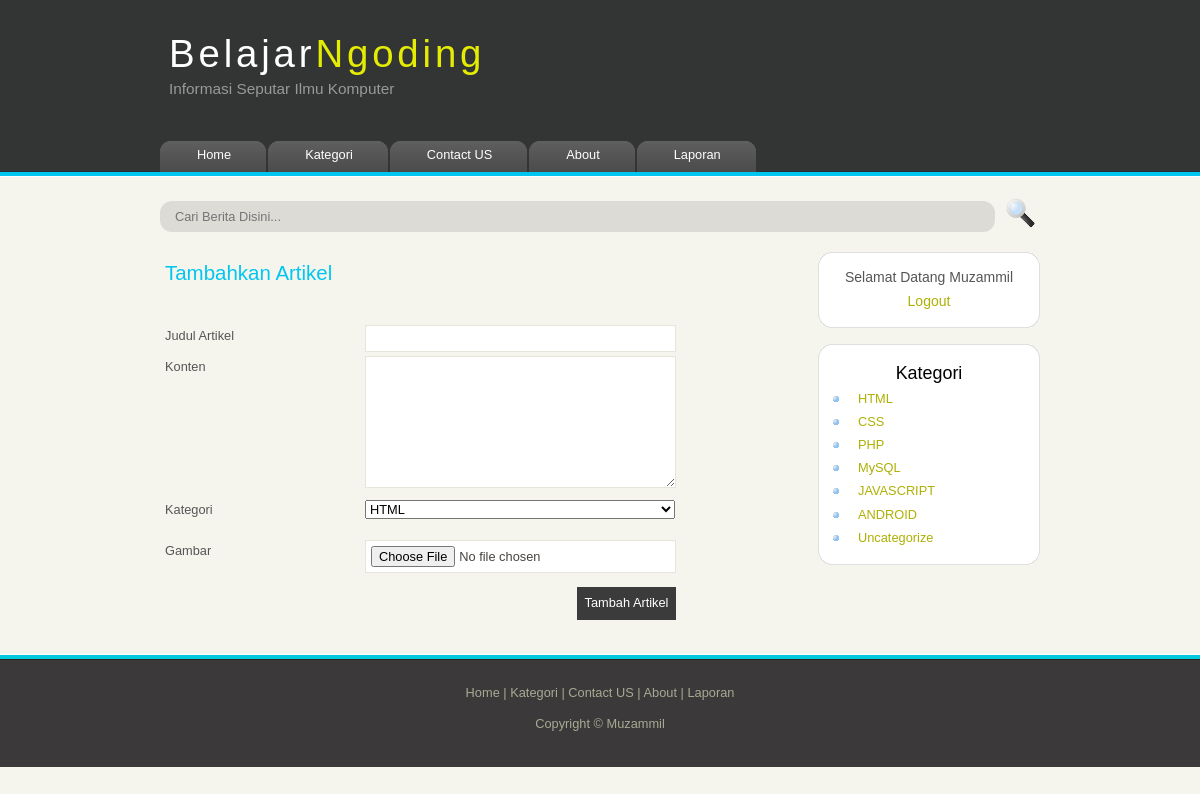
The page /add.php (signed in) on the database its author committed.
### tables this page shows
CREATE TABLE `kategori` (
  `no` int(11) NOT NULL,
  `nama_kategori` varchar(30) NOT NULL
);

### function/kategori.php (called while the page is built, shortened)
<?php
function tampilkan_kategori(){
  $query = "SELECT * from kategori";
  return result($query);
}
?>

### function/blog.php (called while the page is built, shortened)
<?php
function result($query){
  global $link;
  if($result = mysqli_query($link,$query) or die ('gagal tampil data')){
    return $result;
  }
}
?>

### add.php (the view, shortened to what this page needs)
<?php
$combo_kategori = tampilkan_kategori();
require "template/header.php";
require "template/sidebar.php";
?>
        <div id="content">
          <h2>Tambahkan Artikel</h2><br>
          <form action="" method="post" enctype="multipart/form-data">
            <div class="form_settings">
            <p><span>Judul Artikel</span>
            <input type="text" name="judul" value=""></p>
            <p><span>Konten</span>
            <textarea name="konten" rows="8" cols="40"></textarea></p>
            <p><span>Kategori</span>
              <select name="tag">
                <?php while($row = mysqli_fetch_assoc($combo_kategori)):?>
                  <option><?= $row['nama_kategori']; ?></option>
                <?php endwhile; ?>
              </select>
            </p><br>
            <p>
              <span>Gambar</span>
              <input type="file" name="gambar"/>
            </p>
            <p style="padding-top: 10px"><span>&nbsp;</span><input class="submit" type="submit" name="submit" value="Tambah Artikel" /></p>
            </div>
          </form>
        </div>
    </div>
<?php
require "template/footer.php";
?>

### template/sidebar.php (shortened to what this page needs)
 <div id="site_content">
   <form method="get" action="search.php" id="search_form">
     <input class="search" type="text" name="cari" value="" placeholder="Cari Berita Disini..."/>
     <input name="search" type="image" style="border: 0; margin: 0 0 -9px 5px;" src="template/style/search.png" alt="Search" title="Search" />
</form>
   <div id="sidebar_container">
     <div class="sidebar">
       <div class="sidebar_top"></div>
       <div class="sidebar_item">
         <?php if($login == true): ?>
           <p id="login">
             selamat datang <?= $_SESSION['user']; ?><br>
             <a href="logout.php">Logout</a>
           </p>
         <?php endif; ?>
       </div>
       <div class="sidebar_base"></div>
     </div>
     <div class="sidebar">
       <div class="sidebar_top"></div>
       <div class="sidebar_item">
         <h3>Kategori</h3>
         <ul>
           <?php while($row = mysqli_fetch_assoc($kategori)):?>
             <li><a href="view.php?cat=<?= $row['nama_kategori']; ?>"><?= $row['nama_kategori']; ?></a></li>
           <?php endwhile; ?>
         </ul>
       </div>
       <div class="sidebar_base"></div>
     </div>
   </div>

### template/style/style.css (style rules this page uses)
html { height: 100%; }
* { margin: 0; padding: 0; }
body { font: normal .80em 'trebuchet ms', arial, sans-serif; background: #F5F5EE; color: #555; }
p { padding: 0 0 15px 0; line-height: 1.7em; }
h1, h2, h3, h4, h5, h6 { color: #362C20; letter-spacing: 0em; padding: 0 0 5px 0; }
h1, h2, h3 { font: normal 170% 'century gothic', arial; margin: 0 0 5px 0; padding: 15px 0 5px 0; color: #000; }
h2 { font-size: 160%; padding: 9px 0 5px 0; color: rgb(0, 198, 240); }
h3 { font-size: 140%; padding: 5px 0 0 0; }
a, a:hover { outline: none; text-decoration: none; color: #AEB002; }
ul { margin: 2px 0 22px 17px; }
ul li { list-style-type: circle; margin: 0 0 6px 0; padding: 0 0 4px 5px; line-height: 1.5em; }
#main, #logo, #menubar, #site_content, #footer { margin-left: auto; margin-right: auto; }
#site_content { width: 880px; overflow: hidden; margin: 20px auto 0 auto; padding: 0 0 10px 0; }
#sidebar_container { float: right; width: 224px; }
.sidebar_top { width: 222px; height: 14px; background: transparent url(side_top.png) no-repeat; }
.sidebar_base { width: 222px; height: 14px; background: url(side_base.png) no-repeat; }
.sidebar { float: right; width: 222px; padding: 0; margin: 0 0 16px 0; }
.sidebar_item { background: url(side_back.png) repeat-y; padding: 0 15px; width: 192px; }
.sidebar h3 { text-align: center; }
.sidebar li a { list-style: none; }
.sidebar ul { margin: 0; }
#login { text-align: center; padding: 0 0 0 0; font-size: 14px; text-transform: capitalize; }
#content { text-align: justify; width: 620px; padding: 0 0 0 5px; float: left; }
#content ul li, .sidebar ul li { list-style-type: none; background: url(bullet.png) no-repeat; margin: 0 0 0 0; padding: 0 0 4px 25px; line-height: 1.5em; }
form { margin-bottom: 20px; }
.search { width:805px; padding:8px 15px; background:rgba(125, 117, 117, 0.2); border:0px solid #dbdbdb; border-radius: 12px; font: 100% arial, sans-serif; }
.form_settings { margin: 15px 0 0 0; }
.form_settings p { padding: 0 0 4px 0; }
.form_settings span { float: left; width: 200px; text-align: left; }
.form_settings input, .form_settings textarea { padding: 5px; width: 299px; font: 100% arial; border: 1px solid #E5E5DB; background: #FFF; color: #47433F; }
.form_settings .submit { font: 100% arial; border: 0; width: 99px; margin: 0 0 0 212px; height: 33px; padding: 2px 0 3px 0; cursor: pointer; background: #3B3B3B; color: #FFF; }
.form_settings textarea, .form_settings select { font: 100% arial; width: 299px; }
.form_settings select { width: 310px; }

### rows shown on the page
kategori: nama_kategori "HTML"
kategori: nama_kategori "CSS"
kategori: nama_kategori "PHP"
kategori: nama_kategori "MySQL"
kategori: nama_kategori "JAVASCRIPT"
kategori: nama_kategori "ANDROID"
kategori: nama_kategori "Uncategorize"

### other values the page prints
$_SESSION['user'] "Muzammil"
form field tag "HTML"
